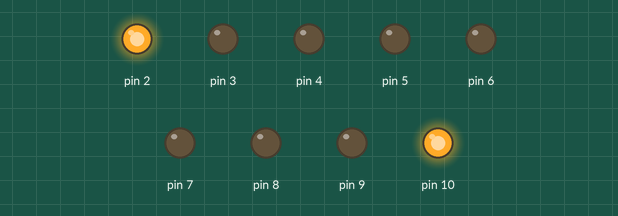
A sketch run on a simulated Arduino Uno, built with avr-gcc and run on an emulated ATmega328P. Shown: output pins drawn as LEDs (lit = HIGH).

Above: at 0.1 s.
At 0.5 s:
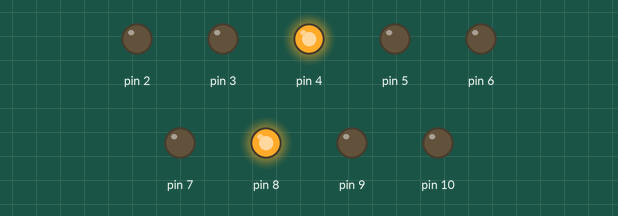
At 0.9 s:
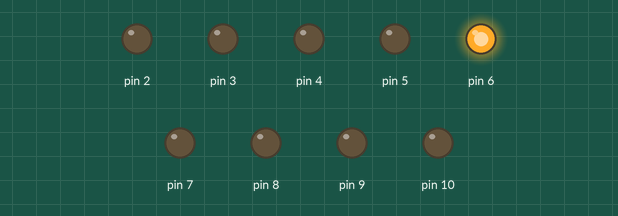
At 1.7 s:
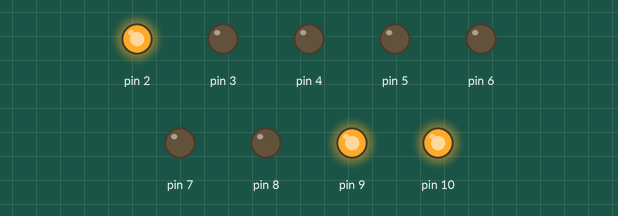
At 2.7 s:
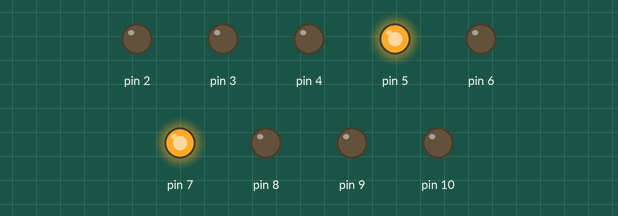
At 3.5 s:
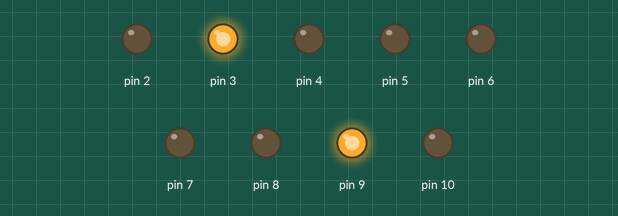
Timing chart, 0 to 3.8 s (numbered marks = the images above):
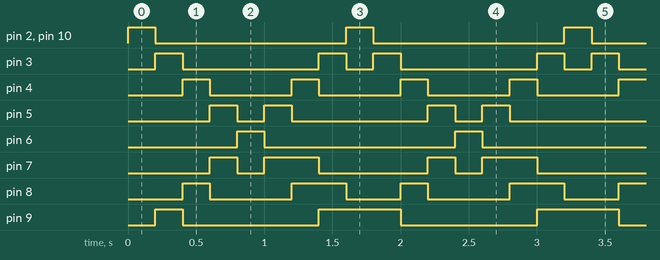

The sketch:

1100925_Arduino_Symmetry_LED_Dancing.ino
```cpp
int D01 = 200;
int D02 = 200;

void setup()
{
  for(int i = 2; i <= 10; i++){

    pinMode(i, OUTPUT);

  }
}

void loop()
{
  for(int i = 4; i >= 0; i--){

    digitalWrite(6 - i, HIGH);
    digitalWrite(6 + i, HIGH);
    delay(D01); // Wait for 1000 millisecond(s)

    digitalWrite(6 - i, LOW);
    digitalWrite(6 + i, LOW);

  }

  for(int i = 1; i <= 3; i++){

    digitalWrite(6 + i, HIGH);
    digitalWrite(6 - i, HIGH);
    delay(D01); // Wait for 1000 millisecond(s)

    digitalWrite(5 + i, LOW);
    digitalWrite(6 - i, LOW);

  }
}
```

Measured:
- by itself, pin 2, pin 6, pin 10: alternates HIGH for 0.20 s and LOW for 1.4 s
- by itself, pin 3: repeats every 1.6 s: LOW 1.0 s, HIGH 0.20 s, LOW 0.20 s, HIGH 0.20 s
- by itself, pin 4: alternates HIGH for 0.20 s and LOW for 0.60 s
- by itself, pin 5: repeats every 1.6 s: LOW 0.20 s, HIGH 0.20 s, LOW 1.0 s, HIGH 0.20 s
- by itself, pin 7: repeats every 1.6 s: LOW 0.20 s, HIGH 0.40 s, LOW 0.80 s, HIGH 0.20 s
- by itself, pin 8: repeats every 1.6 s: LOW 0.60 s, HIGH 0.40 s, LOW 0.40 s, HIGH 0.20 s
- by itself, pin 9: repeats every 1.6 s: LOW 1.0 s, HIGH 0.60 s
